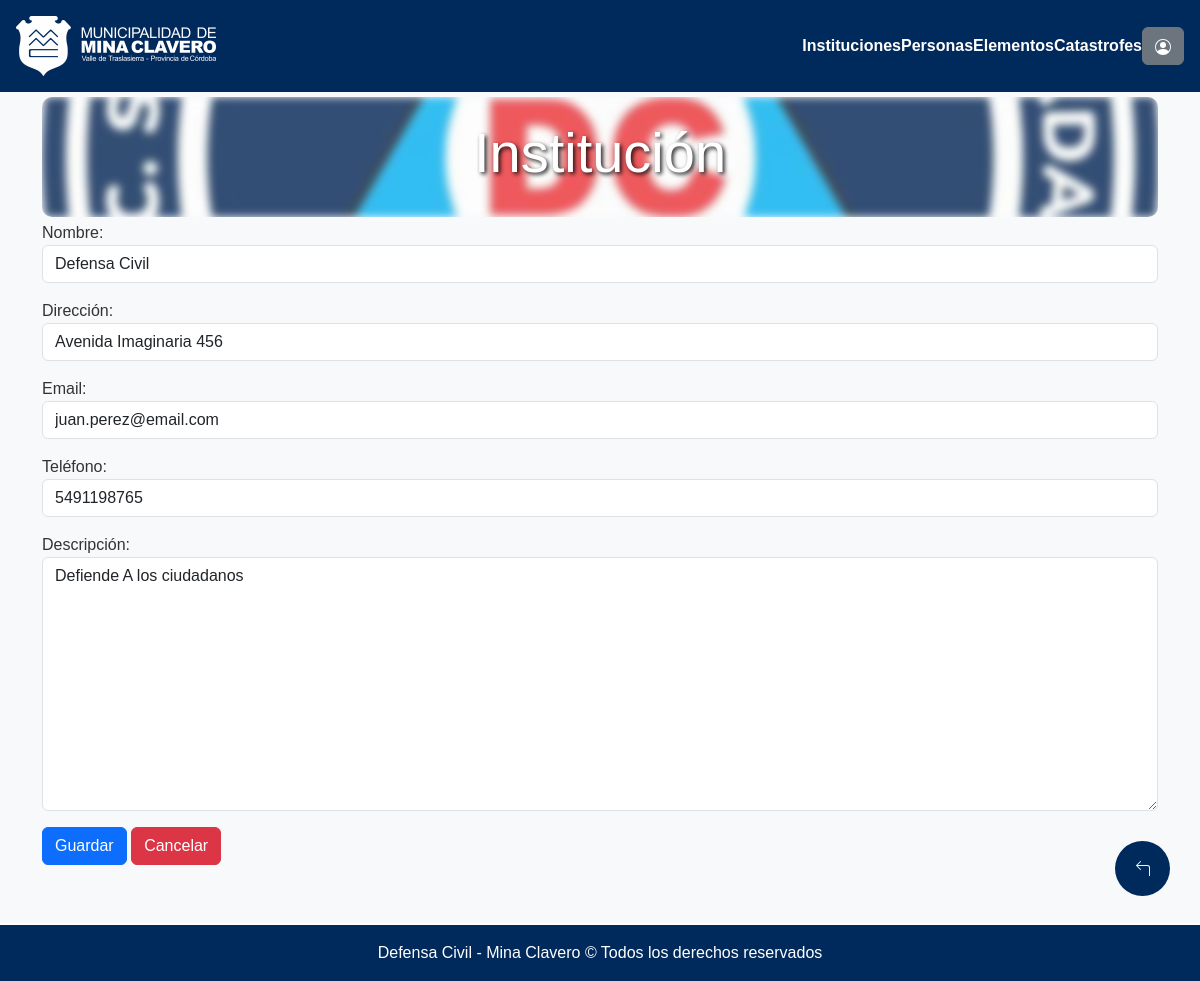
/instituciones/modificar/2 (signed in), run on an earlier commit of the app's database.
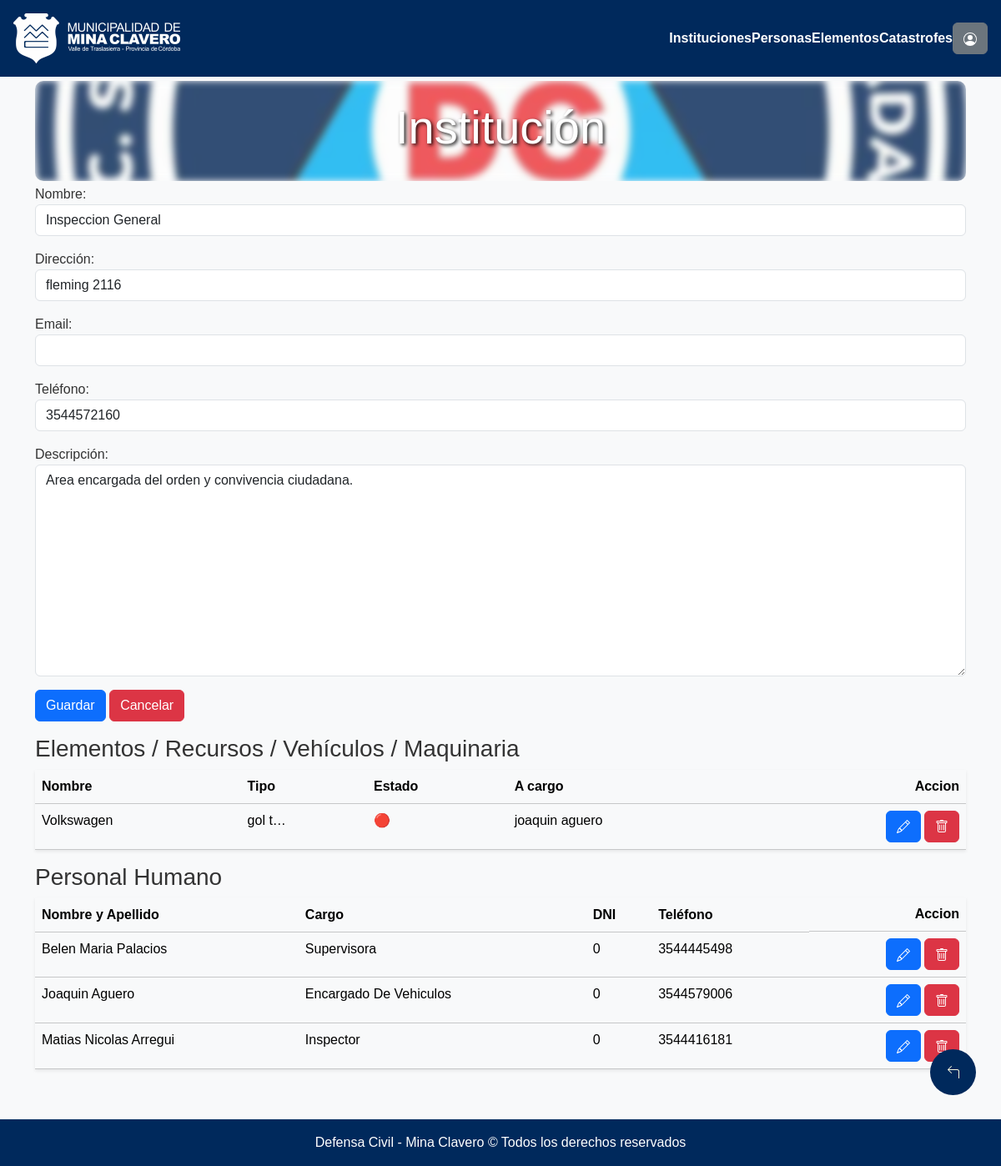
And on a later commit of the database.
### seguridadVial/models.py (models this page shows, shortened)
class Institucion(models.Model):
    nombre = models.CharField(max_length=120)
    descripcion = models.CharField(max_length=240)
    direccion = models.CharField(max_length=120, default="", null=True, blank=True)
    email = models.CharField(max_length=120, default="", null=True, blank=True)
    telefono = models.CharField(max_length=30, default="",null=True, blank=True)

class Elementos(models.Model):
    nombre = models.CharField(max_length=120)
    tipo = models.CharField(max_length=120, null=True, blank=True)
    descripcion = models.CharField(max_length=120, default="", null=True, blank=True)
    cantidad = models.IntegerField(default=1, null=True, blank=True)
    observaciones = models.CharField(max_length=240, null=True, blank=True)
    estado = models.BooleanField(default=True, null=True, blank=True)
    id_persona = models.ForeignKey("Persona", on_delete=models.PROTECT)
    id_institucion = models.ForeignKey("Institucion", on_delete=models.CASCADE)

class Persona(models.Model):
    nombre_apellido = models.CharField(max_length=120)
    dni = models.IntegerField(default=0)
    telefono = models.CharField(max_length=30, default="",null=True, blank=True)
    id_institucion = models.ManyToManyField('Institucion', through="InstitucionCargoPersona")
    def __str__(self):
        return self.nombre_apellido

class InstitucionCargoPersona(models.Model):
    id_institucion = models.ForeignKey(Institucion, on_delete=models.CASCADE)
    id_persona = models.ForeignKey(Persona, on_delete=models.CASCADE)
    cargo = models.CharField(max_length=120)

### seguridadVial/views.py (the view)
# urls.py: path("instituciones/modificar/<str:pk>", login_required(permission_required('seguridadVial.change_institucion')(views.InstitucionModificar.as_view())), name="modificarInstitucion"),
class InstitucionModificar(UpdateView):
    model = Institucion
    form_class = InstitucionForm
    template_name = os.path.join("defensaCivil", "formularios", "institucionForm.html")
    success_url = reverse_lazy('listaInstituciones')
    def get_context_data(self, **kwargs):
        context = super().get_context_data(**kwargs)
        id = self.get_object().id
        personas_institucion = [x.id_persona.pk for x in InstitucionCargoPersona.objects.filter(id_institucion=id) ]
        personas = [ x for x in Persona.objects.all().order_by('nombre_apellido') if x.pk in personas_institucion]
        print(personas)
        elementos_institucion = Elementos.objects.filter(id_institucion=id)
        print(personas_institucion)
        cargos =  [{"id_persona": x.id_persona.pk, "cargo":x.cargo} for x in InstitucionCargoPersona.objects.filter(id_institucion=id) ]
        context['cargos'] = cargos
        context['personas'] = personas
        context['elementos'] = elementos_institucion
        return context

### seguridadVial/forms.py
class InstitucionForm(forms.ModelForm):
    class Meta:
        model = Institucion
        fields = ("nombre", "direccion", "email", "telefono", "descripcion")
        widgets = {
            'nombre': forms.TextInput(attrs={'class': 'form-control'}),
            'direccion': forms.TextInput(attrs={'class': 'form-control'}),
            'email': forms.TextInput(attrs={'class': 'form-control'}),
            'telefono': forms.TextInput(attrs={'class': 'form-control'}),
            'descripcion': forms.Textarea(attrs={'class': 'form-control'}),
        }
        labels = {
            "nombre":"Nombre",
            "direccion":"Dirección",
            "email":"Email",
            "telefono":"Teléfono",
            "descripcion":"Descripción",
        }

### municipalidad/templates/defensaCivil/formularios/institucionForm.html (shortened to what the changed rows need)
{% extends "defensaCivil/base.html" %}
{% load static %}
{% block contenido %}
<div class="container">
    <div class="cont mb-1" onclick="window.location.href='{% url 'listaInstituciones' %}'">
        <h3 class="display-4 titulo-volver">Institución</h3>
    </div>
    <form method="post" enctype="multipart/form-data" id="formulario">
        {{ form.as_p }}
        <button class="btn btn-primary mb-3" type="submit">Guardar</button>
        <a class="btn btn-danger mb-3" href="{% url 'listaInstituciones' %}">Cancelar</a>
    </form>
    {% if elementos %}
        <h3 class="">Elementos / Recursos / Vehículos / Maquinaria</h3>
        <table class="table table-light shadow-sm  mt-2">
            <thead class="bg-light">
              <tr>
                <th scope="col">Nombre</th>
                <th scope="col" class="d-none d-lg-table-cell">Tipo</th>
                <th scope="col">Estado</th>
                <th scope="col" class="d-none d-md-table-cell">A cargo</th>
                <th scope="col" class="d-flex justify-content-end">Accion</th>
              </tr>
            </thead>
            <tbody>
              {% for elemento in elementos %}
                <tr>
                  <td style="cursor: pointer;" onclick="window.location.href='{% url 'modificarElemento' elemento.id %}'">{{ elemento.nombre | title}}</td>
                  <td style="cursor: pointer;" class="d-none d-lg-table-cell" onclick="window.location.href='{% url 'modificarElemento' elemento.id %}'">{{ elemento.tipo|default_if_none:"-----" | truncatechars:6}}</td>
                  <td style="cursor: pointer;" onclick="window.location.href='{% url 'modificarElemento' elemento.id %}'">
                    {% if elemento.estado %}
                      <span style="color: red;">🔴</span>
                    {% else %}
                      <span style="color: green;">🟢</span>
                    {% endif %}
                  <td style="cursor: pointer;" class="d-none d-md-table-cell" onclick="window.location.href='{% url 'modificarElemento' elemento.id %}'">{{ elemento.id_persona.nombre_apellido}}</td>
                  <td>
                    <div class="d-flex justify-content-end align-items-center">
                        <a class="btn btn-primary" href="{% url 'modificarElemento' elemento.id %}">
                        </a>
                        <a class="btn btn-danger ms-1" href="{% url 'borrarElemento' elemento.id %}">
                        </a>
                    </div>
                  </td>
                </tr>
              {% endfor %}
            </tbody>
        </table>
    {% endif %}
    {% if personas %}
        <h3 class="">Personal Humano</h3>
        <table class="table table-light shadow-sm  mt-2">
            <thead class="bg-light">
              <tr>
                <th scope="col">Nombre y Apellido</th>
                <th scope="col" class="d-none d-md-table-cell">Cargo</th>
                <th scope="col" class="d-none d-md-table-cell">DNI</th>
                <th scope="col" class="d-none d-md-table-cell">Teléfono</th>
                <th scope="col" class="d-flex justify-content-end">Accion</th>
              </tr>
            </thead>
            <tbody>
              {% for persona in personas %}
                {% if persona.nombre != "seleccionar persona" %}
                  <tr>
                    <td style="cursor: pointer;" onclick="window.location.href='{% url 'modificarPersona' persona.id %}'">{{ persona.nombre_apellido | title}}</td>
                    {% for cargo in cargos %}
                      {% if persona.id == cargo.id_persona%}
                        <td style="cursor: pointer;" onclick="window.location.href='{% url 'modificarPersona' persona.id %}'" class="d-none d-md-table-cell">{{cargo.cargo | title}}</td>
                      {% endif %}
                    {% endfor %}
                    <td style="cursor: pointer;" class="d-none d-md-table-cell" onclick="window.location.href='{% url 'modificarPersona' persona.id %}'">{{ persona.dni | default_if_none:"-----" }}</td>
                    <td style="cursor: pointer;" class="d-none d-md-table-cell" onclick="window.location.href='{% url 'modificarPersona' persona.id %}'">{{ persona.telefono | default_if_none:"-----" }}</td>
                    <td>
                      <div class="d-flex justify-content-end align-items-center">
                        <a class="btn btn-primary" href="{% url 'modificarPersona' persona.id %}">
                        </a>
                        <a class="btn btn-danger ms-1" href="{% url 'borrarPersona' persona.id %}">
                        </a>
                      </div>
                    </td>
                  </tr>
                {% endif %}
              {% endfor %}
            </tbody>
        </table>
    {% endif %}
    <a href={% url "listaInstituciones" %} class="customButton">
    </a>
</div>
{% endblock %}

What changed in the data, as far as the page shows it:
changed Institucion: nombre "Defensa Civil" → "Inspeccion General"; direccion "Avenida Imaginaria 456" → "fleming 2116"; email "juan.perez@email.com" → (not shown); telefono "5491198765" → "3544572160"; descripcion "Defiende A los ciudadanos" → "Area encargada del orden y convivencia ciudadana."
added Elementos: nombre "Volkswagen", tipo "gol t…", id_persona.nombre_apellido "joaquin aguero"
added Persona: nombre_apellido "Belen Maria Palacios", dni "0", telefono "3544445498"
added InstitucionCargoPersona: cargo "Supervisora"
added Persona: nombre_apellido "Joaquin Aguero", dni "0", telefono "3544579006"
added InstitucionCargoPersona: cargo "Encargado De Vehiculos"
added Persona: nombre_apellido "Matias Nicolas Arregui", dni "0", telefono "3544416181"
added InstitucionCargoPersona: cargo "Inspector"
Also different on the page:
text now shown: "Elementos / Recursos / Vehículos / Maquinaria Nombre Tipo Estado A cargo Accion Personal Humano Nombre y Apellido Cargo DNI Teléfono Accion"
